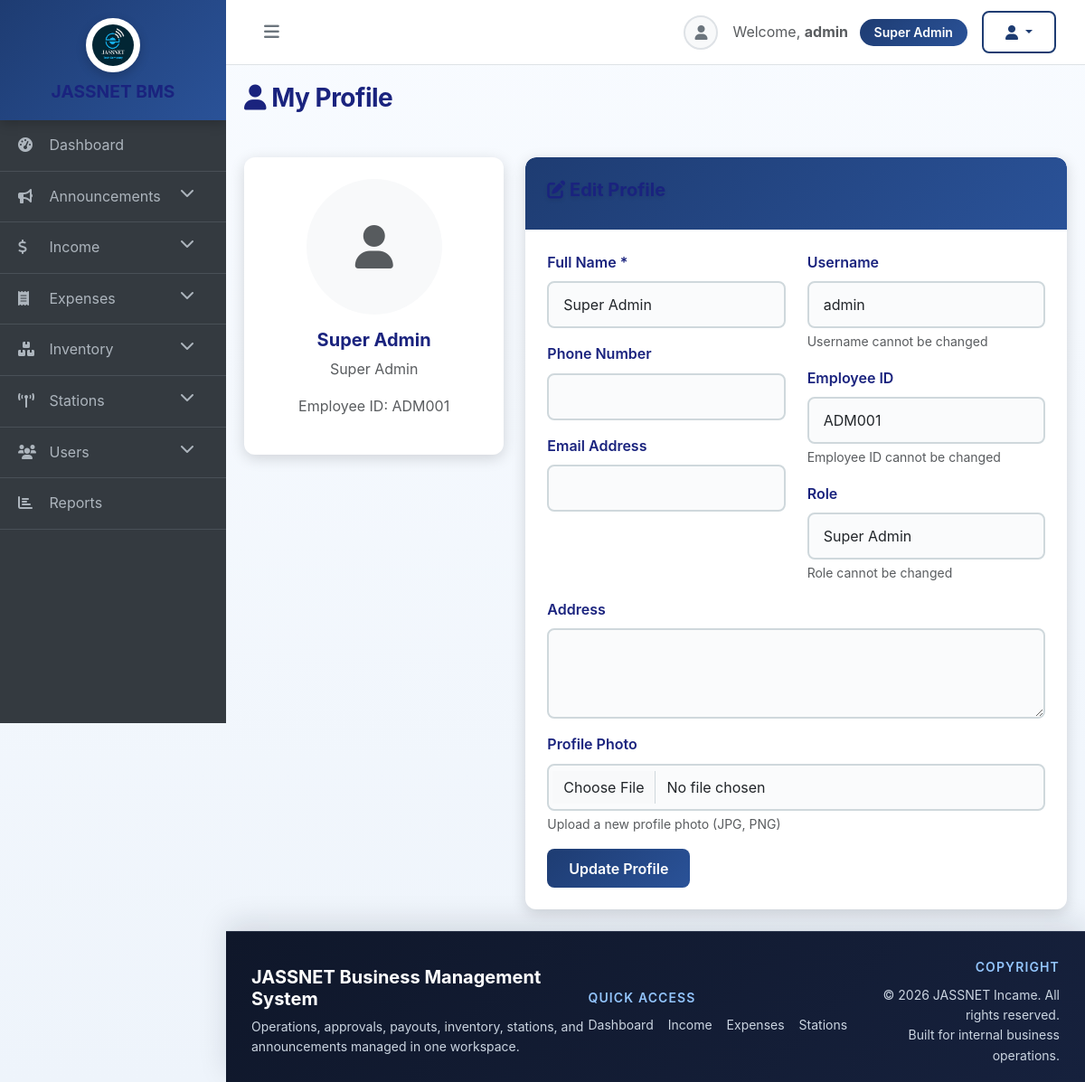
The page /pages/profile.php (signed in) on the database its author committed.
### tables this page shows
CREATE TABLE users (
    id INT AUTO_INCREMENT PRIMARY KEY,
    username VARCHAR(50) UNIQUE NOT NULL,
    password VARCHAR(255) NOT NULL,
    role ENUM('Sales', 'Technician', 'Store Keeper', 'Manager', 'Director', 'Accountant', 'Super Admin') NOT NULL,
    full_name VARCHAR(100) NOT NULL,
    gender VARCHAR(20),
    phone VARCHAR(20),
    email VARCHAR(100),
    bank_name VARCHAR(100),
    bank_account_number VARCHAR(50),
    payout_phone VARCHAR(20),
    preferred_payout_channel VARCHAR(20) DEFAULT 'mobile',
    address TEXT,
    profile_photo VARCHAR(255),
    employee_id VARCHAR(50) UNIQUE,
    password_last_changed DATE DEFAULT CURRENT_DATE,
    is_active BOOLEAN DEFAULT TRUE
);

### includes/functions.php (called while the page is built, shortened)
<?php
require_once __DIR__ . '/../config.php';
function isLoggedIn() {
    return isset($_SESSION['user_id']);
}
function getCurrentUser() {
    global $conn;
    $stmt = $conn->prepare("SELECT * FROM users WHERE id = ?");
    $stmt->bind_param("i", $_SESSION['user_id']);
    $stmt->execute();
    $result = $stmt->get_result();
    return $result->fetch_assoc();
}
function hasPermission($required_roles) {
    $user = getCurrentUser();
    $userRoles = array_map('trim', explode(',', $user['role']));
    $lowerRoles = array_map('strtolower', $userRoles);
    if (in_array('super admin', $lowerRoles) || in_array('superadmin', $lowerRoles)) {
        return true;
    }
    return false;
}
?>

### pages/profile.php (the view, shortened to what this page needs)
<?php
require_once '../includes/functions.php';
$user = getCurrentUser();
?>
<?php include '../includes/header.php'; ?>
<div class="row mb-4">
    <div class="col-md-12">
        <h2><i class="fas fa-user"></i> My Profile</h2>
    </div>
</div>
<div class="row">
    <div class="col-md-4">
        <div class="card">
            <div class="card-body text-center">
                <?php if ($user['profile_photo']): ?>
                    <img src="../uploads/<?php echo $user['profile_photo']; ?>" class="rounded-circle mb-3" style="width: 150px; height: 150px; object-fit: cover;" alt="Profile Photo">
                <?php else: ?>
                    <div class="bg-light rounded-circle d-inline-flex align-items-center justify-content-center mb-3" style="width: 150px; height: 150px;">
                        <i class="fas fa-user fa-3x text-muted"></i>
                    </div>
                <?php endif; ?>
                <h5><?php echo htmlspecialchars($user['full_name']); ?></h5>
                <p class="text-muted"><?php echo htmlspecialchars($user['role']); ?></p>
                <p class="text-muted">Employee ID: <?php echo htmlspecialchars($user['employee_id']); ?></p>
            </div>
        </div>
    </div>
    <div class="col-md-8">
        <div class="card">
            <div class="card-header">
                <h5><i class="fas fa-edit"></i> Edit Profile</h5>
            </div>
            <div class="card-body">
                <form method="POST" enctype="multipart/form-data">
                    <div class="row">
                        <div class="col-md-6">
                            <div class="mb-3">
                                <label for="full_name" class="form-label">Full Name *</label>
                                <input type="text" class="form-control" id="full_name" name="full_name" value="<?php echo htmlspecialchars($user['full_name']); ?>" required>
                            </div>
                            <div class="mb-3">
                                <label for="phone" class="form-label">Phone Number</label>
                                <input type="tel" class="form-control" id="phone" name="phone" value="<?php echo htmlspecialchars($user['phone'] ?? ''); ?>">
                            </div>
                            <div class="mb-3">
                                <label for="email" class="form-label">Email Address</label>
                                <input type="email" class="form-control" id="email" name="email" value="<?php echo htmlspecialchars($user['email'] ?? ''); ?>">
                            </div>
                        </div>
                        <div class="col-md-6">
                            <div class="mb-3">
                                <label for="username" class="form-label">Username</label>
                                <input type="text" class="form-control" id="username" value="<?php echo htmlspecialchars($user['username']); ?>" readonly>
                                <div class="form-text">Username cannot be changed</div>
                            </div>
                            <div class="mb-3">
                                <label for="employee_id" class="form-label">Employee ID</label>
                                <input type="text" class="form-control" id="employee_id" value="<?php echo htmlspecialchars($user['employee_id']); ?>" readonly>
                                <div class="form-text">Employee ID cannot be changed</div>
                            </div>
                            <div class="mb-3">
                                <label for="role" class="form-label">Role</label>
                                <input type="text" class="form-control" id="role" value="<?php echo htmlspecialchars($user['role']); ?>" readonly>
                                <div class="form-text">Role cannot be changed</div>
                            </div>
                        </div>
                    </div>
                    <div class="mb-3">
                        <label for="address" class="form-label">Address</label>
                        <textarea class="form-control" id="address" name="address" rows="3"><?php echo htmlspecialchars($user['address'] ?? ''); ?></textarea>
                    </div>
                    <div class="mb-3">
                        <label for="profile_photo" class="form-label">Profile Photo</label>
                        <input type="file" class="form-control" id="profile_photo" name="profile_photo" accept=".jpg,.jpeg,.png">
                        <div class="form-text">Upload a new profile photo (JPG, PNG)</div>
                    </div>
                    <button type="submit" name="update_profile" class="btn btn-primary">Update Profile</button>
                </form>
            </div>
        </div>
    </div>
</div>
<?php include '../includes/footer.php'; ?>

### assets/css/style.css (style rules this page uses)
:root { --primary-color: #1e3c72; --primary-light: #2a5298; --primary-dark: #0a1a3f; --secondary-color: #b71c1c; --secondary-light: #e53935; --secondary-dark: #7d0c0c; --accent-color: #ff6f61; --warning-color: #ffa500; --danger-color: #c62828; --info-color: #0277bd; --success-color: #388e3c; --dark-bg: #0f2027; --light-bg: #f5f7fa; --text-primary: #1a237e; --text-secondary: #455a64; --border-color: #cfd8dc; --shadow-sm: 0 2px 8px rgba(0, 0, 0, 0.12); --shadow-md: 0 4px 16px rgba(0, 0, 0, 0.15); --shadow-lg: 0 8px 24px rgba(0, 0, 0, 0.2); }
* { transition: background-color 0.3s ease, color 0.3s ease, border-color 0.3s ease; }
body { background: linear-gradient(135deg, #f5f7fa 0%, #e8ecf1 100%); font-family: -apple-system, BlinkMacSystemFont, 'Segoe UI', 'Roboto', 'Helvetica', 'Arial', sans-serif; color: var(--text-primary); overflow-x: hidden; line-height: 1.6; }
.card { border: none; border-radius: 12px; box-shadow: var(--shadow-md); margin-bottom: 24px; background: white; overflow: hidden; transition: all 0.3s cubic-bezier(0.4, 0, 0.2, 1); }
.card-header { background: linear-gradient(135deg, var(--primary-color) 0%, var(--primary-light) 100%); color: white; border-radius: 12px 12px 0 0 !important; font-weight: 700; padding: 1.5rem; border: none; text-shadow: 0 2px 4px rgba(0, 0, 0, 0.1); }
.card-body { padding: 1.5rem; }
.btn { border-radius: 8px; font-weight: 600; padding: 0.6rem 1.5rem; transition: all 0.3s ease; border: 2px solid transparent; }
.btn-primary { background: linear-gradient(135deg, var(--primary-color) 0%, var(--primary-light) 100%); color: white; border: none; }
.form-control, .form-select { border: 2px solid var(--border-color); border-radius: 8px; padding: 0.75rem 1rem; font-size: 1rem; transition: all 0.3s ease; background-color: #fafbfc; }
.form-label { font-weight: 600; color: var(--text-primary); margin-bottom: 0.5rem; }
textarea.form-control { resize: vertical; }
h1, h2, h3, h4, h5, h6 { color: var(--text-primary); font-weight: 700; }
h2 { margin-bottom: 1.5rem; font-size: 1.75rem; letter-spacing: -0.5px; }
.card { transition: transform 0.3s ease-out, box-shadow 0.3s ease-out; }

### includes/header.php (style rules this page uses)
:root { --app-accent: #1f6feb; --app-accent-dark: #174ea6; --app-surface: #ffffff; --app-muted-surface: #f4f7fb; --app-border: #dbe4f0; --app-footer-bg: #0f172a; --app-footer-text: #cbd5e1; }
body { background: linear-gradient(180deg, #f8fbff 0%, #eef4fb 100%); }

### rows shown on the page
users: full_name "Super Admin", role "Super Admin", employee "ADM001", username "admin"

### other values the page prints
$displayName "admin"
$displayRole "Super Admin"
